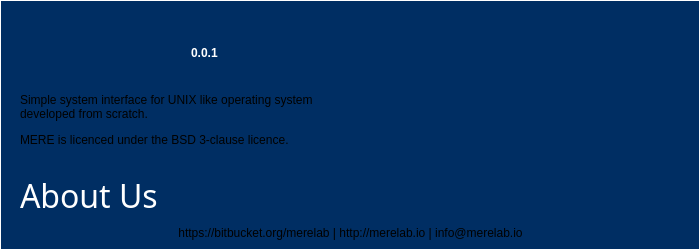
<?xml version="1.0" encoding="UTF-8"?>
<ui version="4.0">
 <class>MereAboutWindow</class>
 <widget class="QMainWindow" name="MereAboutWindow">
  <property name="geometry">
   <rect>
    <x>0</x>
    <y>0</y>
    <width>700</width>
    <height>250</height>
   </rect>
  </property>
  <property name="windowTitle">
   <string>mere</string>
  </property>
  <property name="windowOpacity">
   <double>0.000000000000000</double>
  </property>
  <property name="styleSheet">
   <string notr="true">background-color: rgb(0, 46, 99);</string>
  </property>
  <widget class="QWidget" name="centralWidget">
   <widget class="QLabel" name="aboutUs">
    <property name="geometry">
     <rect>
      <x>20</x>
      <y>180</y>
      <width>171</width>
      <height>31</height>
     </rect>
    </property>
    <property name="font">
     <font>
      <family>Sans Serif</family>
      <pointsize>24</pointsize>
      <weight>0</weight>
      <italic>false</italic>
      <bold>false</bold>
     </font>
    </property>
    <property name="styleSheet">
     <string notr="true">color: rgb(255, 255, 255);
font: 24pt &quot;Sans Serif&quot;;
font-weight: 00;</string>
    </property>
    <property name="text">
     <string>About Us</string>
    </property>
    <property name="scaledContents">
     <bool>true</bool>
    </property>
    <property name="wordWrap">
     <bool>false</bool>
    </property>
   </widget>
   <widget class="QLabel" name="mereInfo">
    <property name="geometry">
     <rect>
      <x>20</x>
      <y>90</y>
      <width>311</width>
      <height>61</height>
     </rect>
    </property>
    <property name="acceptDrops">
     <bool>true</bool>
    </property>
    <property name="text">
     <string>&lt;html&gt;&lt;head/&gt;&lt;body&gt;&lt;p&gt;Simple system interface for UNIX like operating system developed from scratch.&lt;/p&gt;&lt;p&gt;MERE is licenced under the BSD 3-clause licence. &lt;/p&gt;&lt;/body&gt;&lt;/html&gt;</string>
    </property>
    <property name="wordWrap">
     <bool>true</bool>
    </property>
   </widget>
   <widget class="QLabel" name="mereContacts">
    <property name="geometry">
     <rect>
      <x>20</x>
      <y>223</y>
      <width>661</width>
      <height>20</height>
     </rect>
    </property>
    <property name="acceptDrops">
     <bool>true</bool>
    </property>
    <property name="text">
     <string>&lt;html&gt;&lt;head/&gt;&lt;body&gt;&lt;p&gt;https://bitbucket.org/merelab | http://merelab.io | info@merelab.io&lt;/p&gt;&lt;/body&gt;&lt;/html&gt;</string>
    </property>
    <property name="scaledContents">
     <bool>false</bool>
    </property>
    <property name="alignment">
     <set>Qt::AlignCenter</set>
    </property>
    <property name="margin">
     <number>0</number>
    </property>
   </widget>
   <widget class="QLabel" name="mereLogo">
    <property name="geometry">
     <rect>
      <x>20</x>
      <y>20</y>
      <width>161</width>
      <height>41</height>
     </rect>
    </property>
    <property name="text">
     <string/>
    </property>
    <property name="pixmap">
     <pixmap resource="res.qrc">:/res/mere-logo.png</pixmap>
    </property>
    <property name="scaledContents">
     <bool>true</bool>
    </property>
   </widget>
   <widget class="QLabel" name="mereVersion">
    <property name="geometry">
     <rect>
      <x>191</x>
      <y>45</y>
      <width>41</width>
      <height>16</height>
     </rect>
    </property>
    <property name="styleSheet">
     <string notr="true">color: rgb(255, 255, 255)</string>
    </property>
    <property name="text">
     <string>&lt;html&gt;&lt;head/&gt;&lt;body&gt;&lt;p&gt;&lt;span style=&quot; font-weight:600;&quot;&gt;0.0.1&lt;/span&gt;&lt;/p&gt;&lt;/body&gt;&lt;/html&gt;</string>
    </property>
   </widget>
   <widget class="QWidget" name="widget" native="true">
    <property name="geometry">
     <rect>
      <x>0</x>
      <y>0</y>
      <width>700</width>
      <height>250</height>
     </rect>
    </property>
    <property name="styleSheet">
     <string notr="true">border: 1px solid white;</string>
    </property>
    <widget class="QPushButton" name="btnClose">
     <property name="geometry">
      <rect>
       <x>665</x>
       <y>5</y>
       <width>31</width>
       <height>31</height>
      </rect>
     </property>
     <property name="baseSize">
      <size>
       <width>24</width>
       <height>24</height>
      </size>
     </property>
     <property name="palette">
      <palette>
       <active>
        <colorrole role="Button">
         <brush brushstyle="SolidPattern">
          <color alpha="255">
           <red>0</red>
           <green>46</green>
           <blue>99</blue>
          </color>
         </brush>
        </colorrole>
        <colorrole role="Base">
         <brush brushstyle="SolidPattern">
          <color alpha="255">
           <red>0</red>
           <green>46</green>
           <blue>99</blue>
          </color>
         </brush>
        </colorrole>
        <colorrole role="Window">
         <brush brushstyle="SolidPattern">
          <color alpha="255">
           <red>0</red>
           <green>46</green>
           <blue>99</blue>
          </color>
         </brush>
        </colorrole>
       </active>
       <inactive>
        <colorrole role="Button">
         <brush brushstyle="SolidPattern">
          <color alpha="255">
           <red>0</red>
           <green>46</green>
           <blue>99</blue>
          </color>
         </brush>
        </colorrole>
        <colorrole role="Base">
         <brush brushstyle="SolidPattern">
          <color alpha="255">
           <red>0</red>
           <green>46</green>
           <blue>99</blue>
          </color>
         </brush>
        </colorrole>
        <colorrole role="Window">
         <brush brushstyle="SolidPattern">
          <color alpha="255">
           <red>0</red>
           <green>46</green>
           <blue>99</blue>
          </color>
         </brush>
        </colorrole>
       </inactive>
       <disabled>
        <colorrole role="Button">
         <brush brushstyle="SolidPattern">
          <color alpha="255">
           <red>0</red>
           <green>46</green>
           <blue>99</blue>
          </color>
         </brush>
        </colorrole>
        <colorrole role="Base">
         <brush brushstyle="SolidPattern">
          <color alpha="255">
           <red>0</red>
           <green>46</green>
           <blue>99</blue>
          </color>
         </brush>
        </colorrole>
        <colorrole role="Window">
         <brush brushstyle="SolidPattern">
          <color alpha="255">
           <red>0</red>
           <green>46</green>
           <blue>99</blue>
          </color>
         </brush>
        </colorrole>
       </disabled>
      </palette>
     </property>
     <property name="autoFillBackground">
      <bool>false</bool>
     </property>
     <property name="styleSheet">
      <string notr="true">border-color: none;</string>
     </property>
     <property name="text">
      <string/>
     </property>
     <property name="icon">
      <iconset resource="res.qrc">
       <normaloff>:/res/close-icon.png</normaloff>:/res/close-icon.png</iconset>
     </property>
     <property name="iconSize">
      <size>
       <width>24</width>
       <height>24</height>
      </size>
     </property>
     <property name="flat">
      <bool>false</bool>
     </property>
    </widget>
   </widget>
   <zorder>widget</zorder>
   <zorder>aboutUs</zorder>
   <zorder>mereInfo</zorder>
   <zorder>mereContacts</zorder>
   <zorder>mereLogo</zorder>
   <zorder>mereVersion</zorder>
  </widget>
 </widget>
 <layoutdefault spacing="6" margin="11"/>
 <resources>
  <include location="res.qrc"/>
 </resources>
 <connections/>
</ui>
